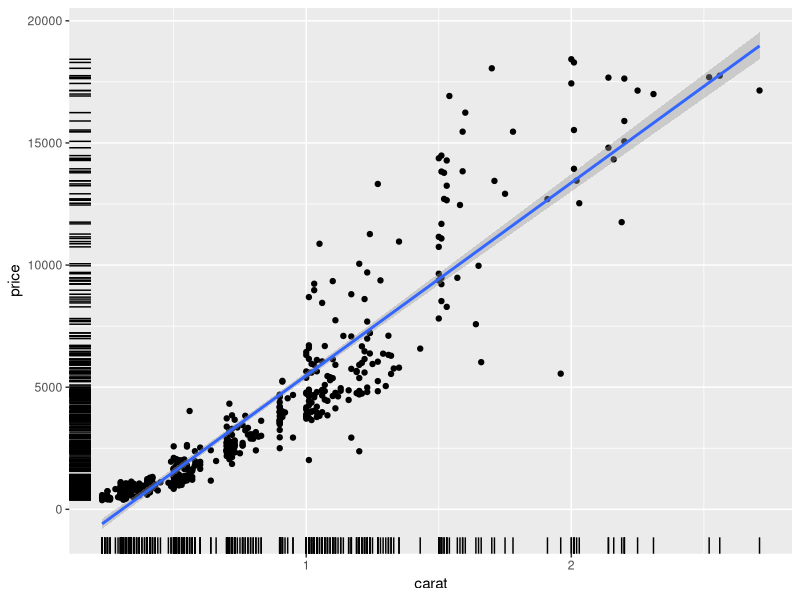
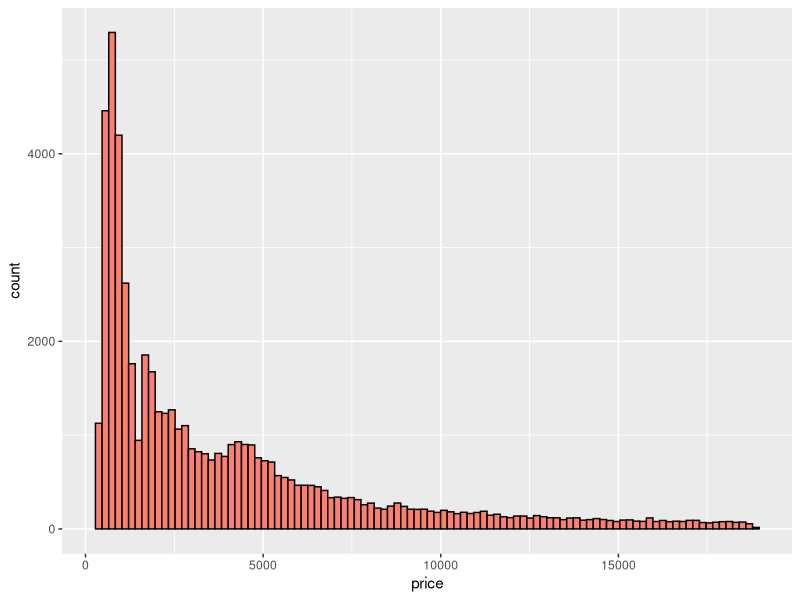
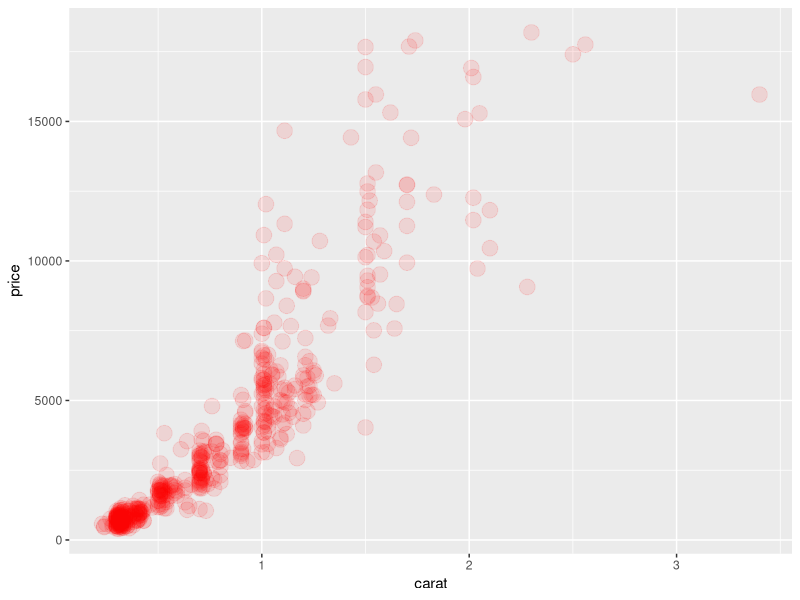
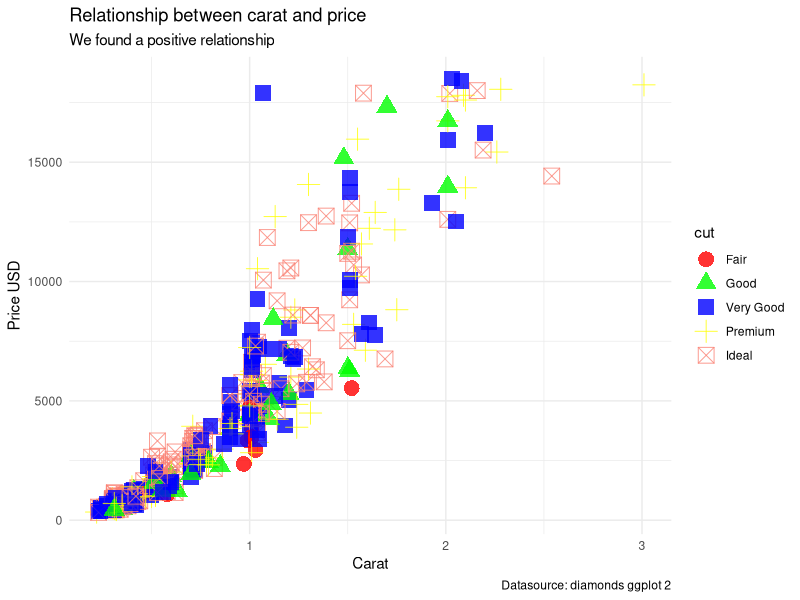
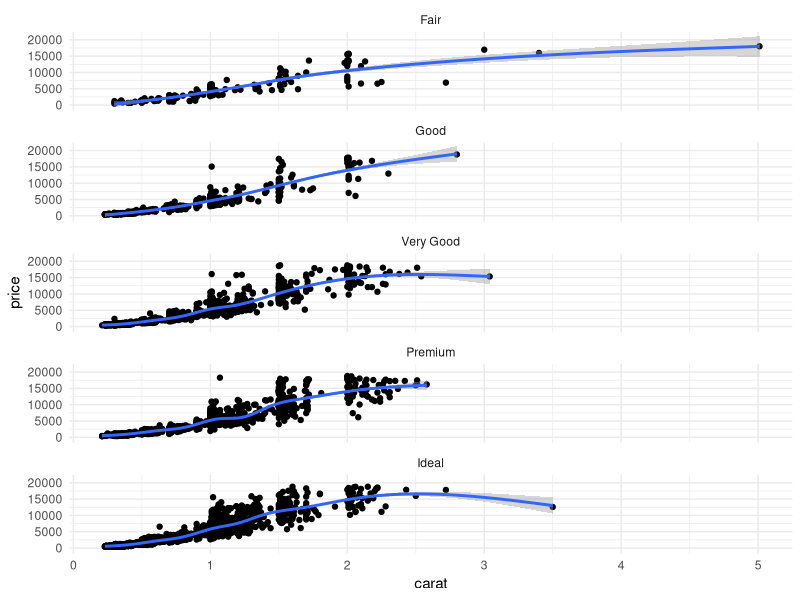
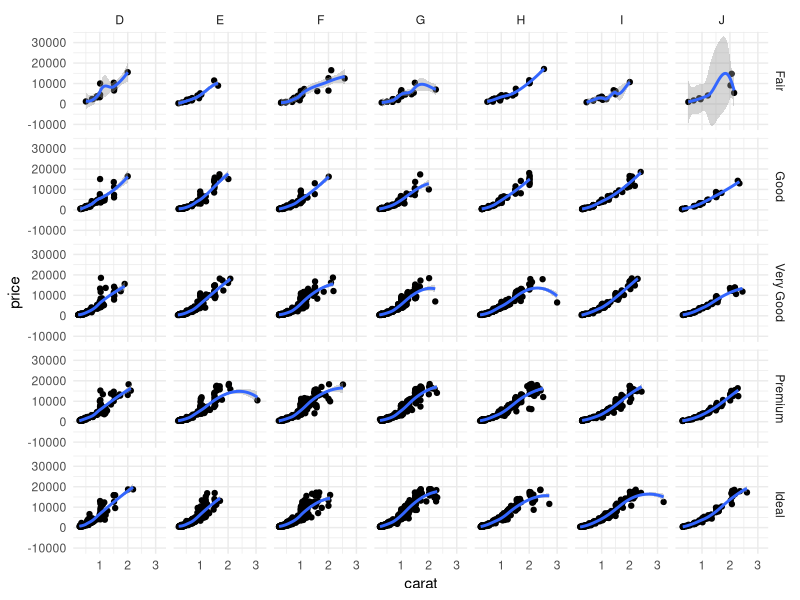
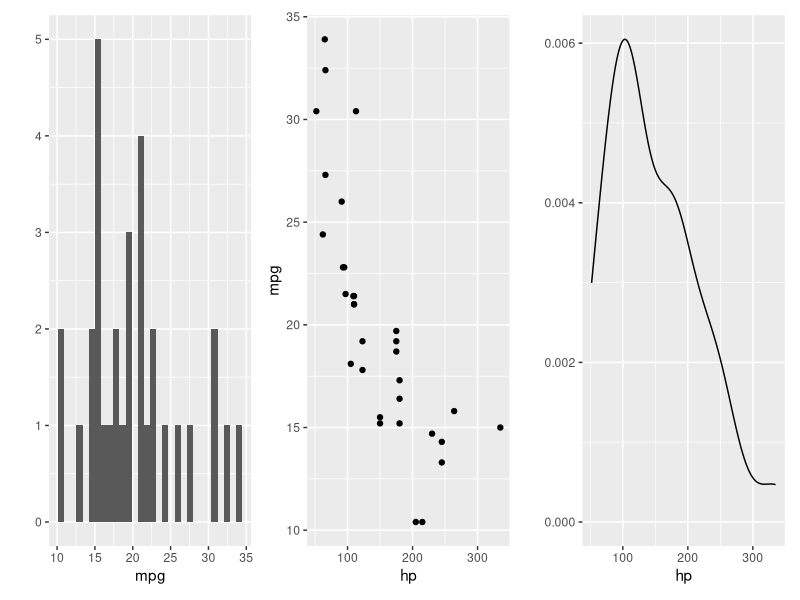
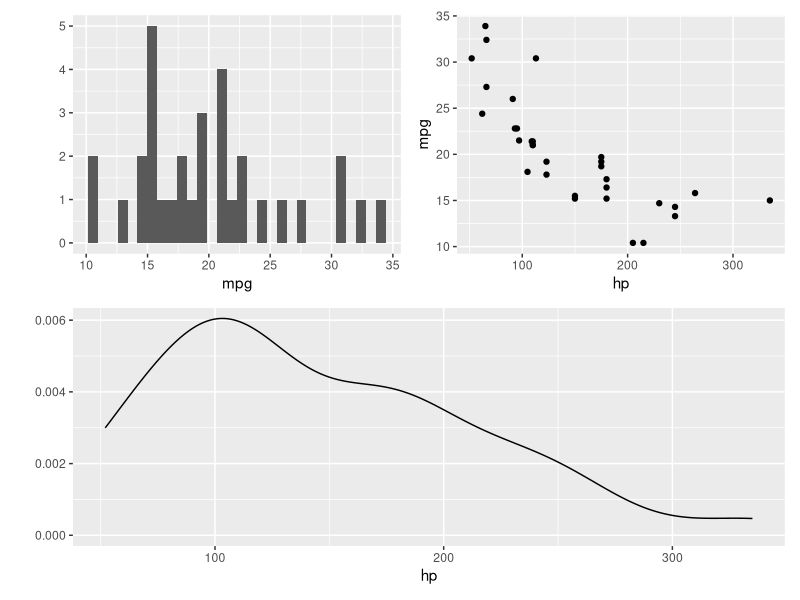

These charts were generated, in order, by the following R code:
install.packages("patchwork")
install.packages("Rmarkdown")
library(patchwork)
library(tidyverse)

##ordinal factor (can be ordered high <-> low)
temp <- c("high", "medium","low","high")
temp <- factor(temp, levels = c("low","med", "high"), ordered = T)

##categorical factor (cannot be ordered)
gender <- c("m","f","m")
gender <- factor(gender)

##count
glimpse(diamonds)
diamonds %>%
  count(cut,color,clarity)

##sample
set.seed(1)
diamonds %>%
  sample_n(5)

diamonds %>%
  sample_frac(0.5)

diamonds %>%
  slice(1:5)

##relationship (pattern of data)
ggplot(diamonds %>% sample_n(500),aes(carat,price))+
  geom_point()+
  geom_smooth(method = "lm")+
  geom_rug()

## setting vs mapping

ggplot(diamonds, aes(price))+
  geom_histogram(bins = 100, fill = "Salmon", color = "black")

ggplot(diamonds %>% sample_n(500),
       aes(carat,price)) +
  geom_point(size=5,alpha=0.1,col="Red")

##mapping
ggplot(diamonds %>% sample_n(500),
       mapping = aes(carat,price,col=cut, shape=cut)) +
  geom_point(size=5,alpha=0.8) +
  theme_minimal()+
  labs(
    title = "Relationship between carat and price",
    x = "Carat",
    y = "Price USD",
    subtitle = "We found a positive relationship",
    caption = "Datasource: diamonds ggplot 2"
  )+
  scale_color_manual(values = c(
    "red","green","blue","yellow","salmon"
  ))

##Facet
ggplot(diamonds %>% sample_n(5000), aes(carat,price))+
  geom_point()+
  geom_smooth()+
  theme_minimal()+
  facet_wrap(~cut, ncol=1)

ggplot(diamonds %>% sample_n(5000), aes(carat,price))+
  geom_point()+
  geom_smooth()+
  theme_minimal()+
  facet_grid(cut ~ color)

##quick plot
p1 = qplot(mpg,data=mtcars,geom="histogram")
p2 = qplot(hp,mpg,data=mtcars,geom="point")
p3 = qplot(hp,data=mtcars,geom="density")

##patch work
p1+p2+p3

(p1+p2)/p3

p1/p2/p3

